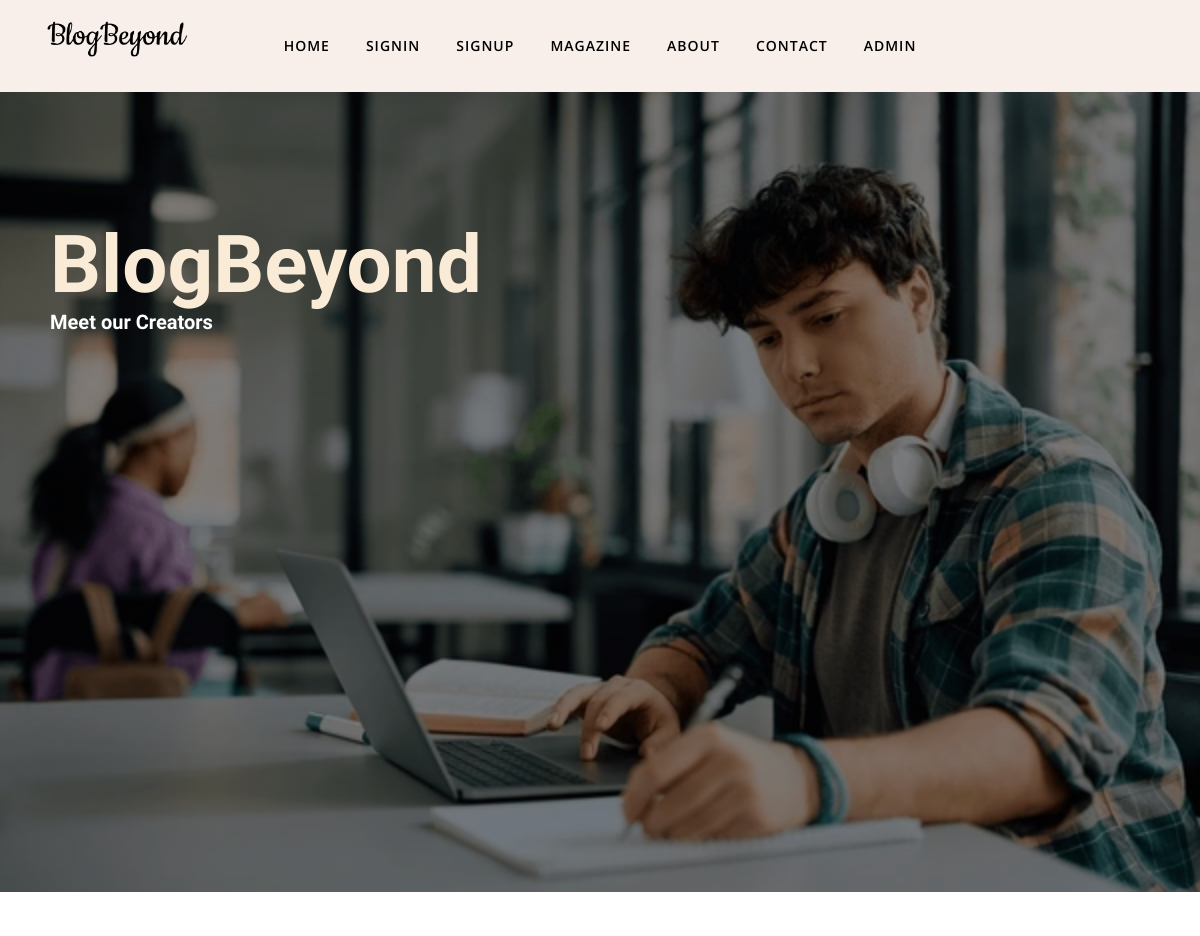
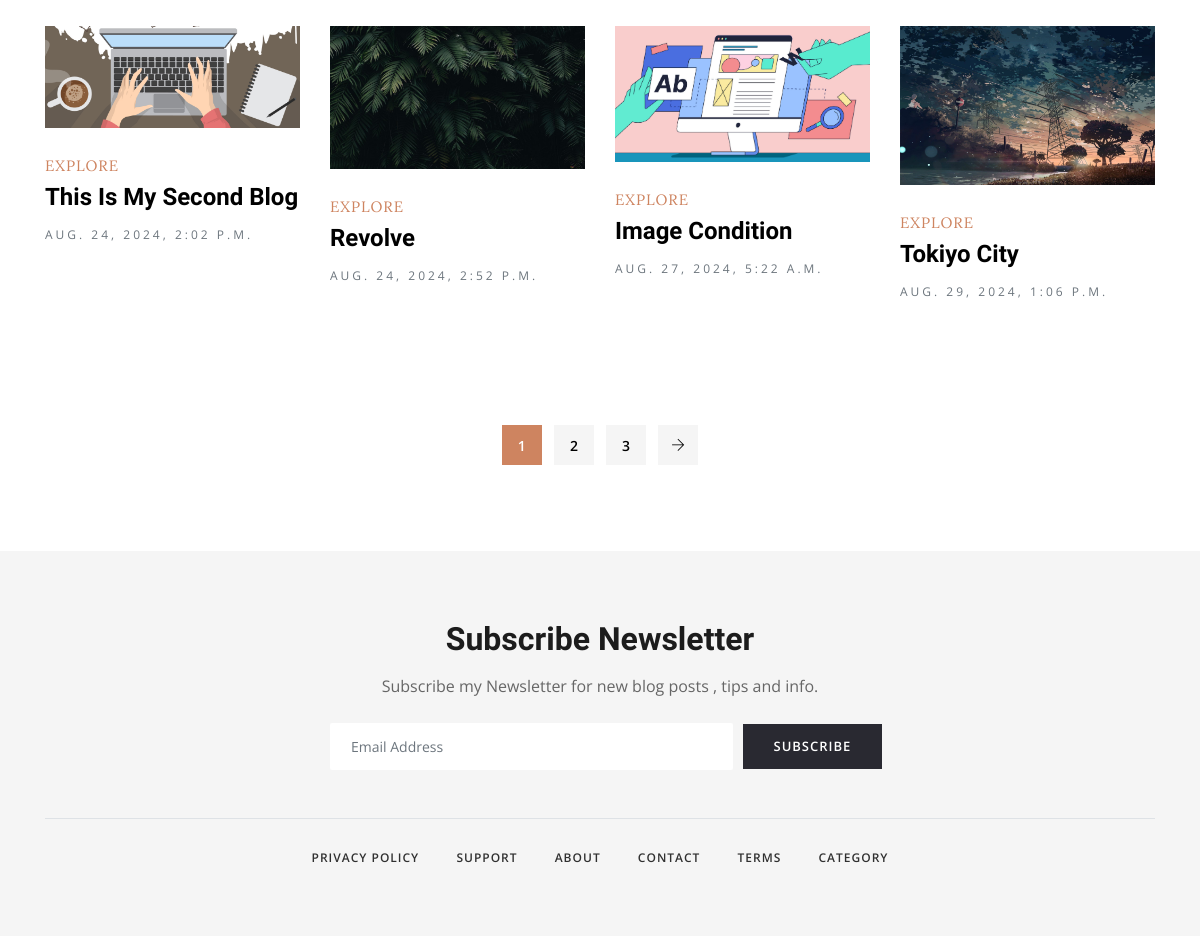
The page / on the database its author committed (2 pictures, top to bottom).
### posts/models.py (models this page shows, shortened)
class post(models.Model):
    STATUS_CHOICES = [
        ('Pending', 'Pending'),
        ('Approved', 'Approved'),
        ('Rejected', 'Rejected'),
    ]
    id = models.AutoField(primary_key=True)
    user = models.ForeignKey('register.Profile', on_delete=models.CASCADE)
    title = models.CharField(max_length=50)
    content = models.TextField()
    blog_picture = models.ImageField(upload_to='blog_pictures/')
    created_at = models.DateTimeField(auto_now_add=True)
    like = models.PositiveIntegerField(default=0)
    status = models.CharField(max_length=10, choices=STATUS_CHOICES, default='Pending')
    admin_comment = models.TextField(blank=True, null=True)
    showing = models.BooleanField(default=True)

### register/views.py (the view)
# urls.py: path('',views.index,name='index'),
def index(request):
    pst = post.objects.filter(status='Approved',showing=True)[:4]
    return render(request,'index.html',{'key':pst})

### templates/index.html (shortened to what this page needs)
{% load static %}
<!DOCTYPE html>
<html lang="en">
<head>
	<link rel="stylesheet" href={% static "plugins/bootstrap/css/bootstrap.min.css" %}>
	<link rel="stylesheet" href={% static "plugins/themify/css/themify-icons.css" %}>
	<link rel="stylesheet" href={% static "plugins/slick-carousel/slick-theme.css" %}>
	<link rel="stylesheet" href={% static "plugins/slick-carousel/slick.css"  %}>
	<link rel="stylesheet" href={% static "plugins/owl-carousel/owl.carousel.min.css" %}>
	<link rel="stylesheet" href={% static "plugins/owl-carousel/owl.theme.default.min.css" %}>
	<link rel="stylesheet" href={% static "plugins/magnific-popup/magnific-popup.css" %}>
	<link rel="stylesheet" href={% static "css/style.css" %}>
</head>
<body>
	<header class="header-top bg-grey justify-content-center">
		<div class="container">
			<div class="row align-items-center">
				<div class="col-lg-2 col-md-4 text-center d-none d-lg-block">
					<a class="navbar-brand " href={% url 'index' %}>
						<img src={% static "images/blogbyond.png" %} alt="" class="img-fluid">
				</div>
				<div class="col-lg-8 col-md-12">
					<nav class="navbar navbar-expand-lg navigation-2 navigation">
						<div class="collapse navbar-collapse" id="navbar-collapse">
							<ul id="menu" class="menu navbar-nav mx-auto">
								<li class="nav-item dropdown">
									<a class="nav-link dropdown-toggle" href={% url 'index' %} id="navbarDropdown" role="button" data-toggle="dropdown"
										aria-haspopup="true" aria-expanded="false">
										Home
									</a>
								</li>
								<li class="nav-item"><a href={% url 'signin' %} class="nav-link">Signin</a></li>
								<li class="nav-item"><a href={% url 'register' %} class="nav-link">Signup</a></li>
								<li class="nav-item"><a href={% url 'magazine' %} class="nav-link">Magazine</a></li>
								<li class="nav-item"><a href={% url 'about' %} class="nav-link">About</a></li>
								<li class="nav-item"><a href={% url 'contact' %} class="nav-link">Contact</a></li>
								<li class="nav-item"><a href={% url 'super' %} class="nav-link">Admin</a></li>
							</ul>
						</div>
					</nav>
				</div>
			</div>
		</div>
	</header>
	<div class="indexcontainer">
<div class="texts">
	<h1>BlogBeyond</h1>
<h4>Meet our Creators</h4>
</div>
	</div>
	<section class="section-padding">
		<div class="container">
			<div class="row">
				<div class="col-lg-12 col-md-12 col-sm-12 col-xs-12">
					<div class="row">
						{% for j in key  %}
						<div class="col-lg-3 col-md-6">
							<article class="post-grid mb-5">
								<a class="post-thumb mb-4 d-block" href={% url 'single' j.id %}>
									<img src={{ j.blog_picture.url }} alt="" class="img-fluid w-100">
								<span class="cat-name text-color font-extra text-sm text-uppercase letter-spacing-1">Explore</span>
								<h3 class="post-title mt-1"><a href={% url 'single' j.id %}>{{ j.title }}</a></h3>
								<span class="text-muted letter-spacing text-uppercase font-sm">{{ j.created_at }}</span>
							</article>
						</div>
						{% endfor %}
					</div>
				</div>
				<div class="m-auto">
					<div class="pagination mt-5 pt-4">
						<ul class="list-inline ">
							<li class="list-inline-item"><a href="#" class="active">1</a></li>
							<li class="list-inline-item"><a href="#">2</a></li>
							<li class="list-inline-item"><a href="#">3</a></li>
							<li class="list-inline-item"><a href="#" class="prev-posts"><i class="ti-arrow-right"></i></a></li>
						</ul>
					</div>
				</div>
			</div>
		</div>
	</section>
	<section class="footer-2 section-padding gray-bg pb-5">
		<div class="container">
			<div class="row justify-content-center">
				<div class="col-lg-6">
					<div class="subscribe-footer text-center">
						<div class="form-group mb-0">
							<h2 class="mb-3">Subscribe Newsletter</h2>
							<p class="mb-4">Subscribe my Newsletter for new blog posts , tips and info.
							<p>
							<div class="form-group form-row align-items-center mb-0">
								<div class="col-sm-9">
									<input type="email" class="form-control" placeholder="Email Address">
								</div>
								<div class="col-sm-3">
									<a href="#" class="btn btn-dark ">Subscribe</a>
								</div>
							</div>
						</div>
					</div>
				</div>
			</div>
			<div class="footer-btm mt-5 pt-4 border-top">
				<div class="row">
					<div class="col-lg-12">
						<ul class="list-inline footer-socials-2 text-center">
							<li class="list-inline-item"><a href="#">Privacy policy</a></li>
							<li class="list-inline-item"><a href="#">Support</a></li>
							<li class="list-inline-item"><a href="#">About</a></li>
							<li class="list-inline-item"><a href="#">Contact</a></li>
							<li class="list-inline-item"><a href="#">Terms</a></li>
							<li class="list-inline-item"><a href="#">Category</a></li>
						</ul>
					</div>
				</div>
				<div class="row justify-content-center">
					<div class="col-lg-6">
					</div>
				</div>
			</div>
		</div>
	</section>
</body>
</html>

### static/css/style.css (style rules this page uses)
body, p { font-family: "Open Sans", sans-serif; line-height: 26px; font-size: 16px; text-rendering: optimizeLegibility; color: #666; font-weight: 400; }
html { overflow-x: hidden; width: 100%; height: 100%; }
h1, .h1, h2, .h2, h3, .h3, h4, .h4, h5, .h5, h6, .h6 { color: #1c1c1c; font-weight: 600; font-family: "Unna", serif; }
h1, .h1 { font-size: 38px; line-height: 48px; }
h2, .h2 { font-size: 32px; line-height: 36px; font-weight: 700; }
h3, .h3 { font-size: 24px; font-weight: 700; }
h4, .h4 { font-size: 20px; line-height: 28px; }
.font-extra { font-family: "Lora", serif; }
body { background: #fff; color: #575769; }
html, body { height: 100%; }
a { transition: all 0.3s ease-in-out; color: #000; }
a:link, a:visited { text-decoration: none; }
.section-padding { padding: 70px 0; position: relative; }
.form-control { box-shadow: none; border: 1px solid transparent; padding: 12px 20px; background: #f0f1f4; font-size: 14px; border-radius: 2px; }
.btn { border-radius: 0px; padding: 10px 30px; font-weight: 600; text-transform: uppercase; color: #fff; transition: 350ms; letter-spacing: 1px; font-size: 13px; border: 1px solid transparent; }
.btn-dark { background: #292931; }
.letter-spacing { letter-spacing: 3px; }
.font-sm { font-size: 12px !important; }
.text-color { color: #ce8460; }
.bg-grey { background: #f8efea; }
.gray-bg { background: #f5f5f5; }
.navigation .menu { padding: 0px; }
.navigation .menu li { text-align: left; padding: 0px 10px; }
.navigation .menu li a { color: #000; display: inline-block; line-height: 26px; letter-spacing: 1px; }
.navigation .menu .dropdown-toggle::after { display: none; }
.navigation .menu .dropdown { position: relative; }
.dropdown-toggle::after { display: none; }
.navbar-nav .nav-link { transition: all 500ms ease; -moz-transition: all 500ms ease; -webkit-transition: all 500ms ease; -ms-transition: all 500ms ease; -o-transition: all 500ms ease; font-family: "Open Sans", sans-serif; text-transform: uppercase; font-size: 14px; font-weight: 600; padding: 25px 0px; }
.header-top { position: relative !important; }
.navigation-2.navigation .nav-link { padding: 25px 8px; }
.pagination ul li a { width: 40px; height: 40px; background: #f5f5f5; display: inline-block; text-align: center; font-weight: 600; padding-top: 8px; font-size: 14px; }
.pagination ul li a.active { background: #ce8460; color: #fff; border-color: #ce8460; }
.post-title { text-transform: capitalize; }
.letter-spacing-1 { letter-spacing: 1px; }
.post-grid span { font-size: 15px; }
.footer-socials li, .footer-socials-2 li { margin: 0px 25px; }
.footer-socials li a, .footer-socials-2 li a { text-transform: uppercase; font-size: 12px; letter-spacing: 1px; font-weight: 600; }
.footer-socials-2 li a { color: #000; opacity: 0.8; }
.subscribe-footer .form-control { background: #fff; }
.subscribe-footer .btn { padding-top: 12px; padding-bottom: 12px; }

### rows shown on the page
post: blog_picture (picture), title "This Is My Second Blog", created_at "AUG. 24, 2024, 2:02 P.M."
post: blog_picture (picture), title "Revolve", created_at "AUG. 24, 2024, 2:52 P.M."
post: blog_picture (picture), title "Image Condition", created_at "AUG. 27, 2024, 5:22 A.M."
post: blog_picture (picture), title "Tokiyo City", created_at "AUG. 29, 2024, 1:06 P.M."
